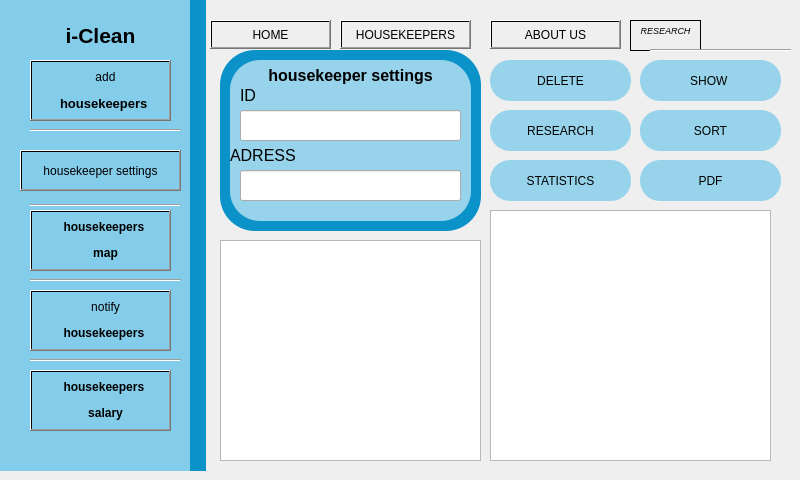
    <widget class="QWidget" name="page_2">
     <widget class="QStackedWidget" name="stackedWidget_2">
      <property name="geometry">
       <rect>
        <x>0</x>
        <y>0</y>
        <width>791</width>
        <height>471</height>
       </rect>
      </property>
      <property name="currentIndex">
       <number>0</number>
      </property>
      <widget class="QWidget" name="page_3">
       <widget class="QLabel" name="label_6">
        <property name="geometry">
         <rect>
          <x>0</x>
          <y>0</y>
          <width>841</width>
          <height>471</height>
         </rect>
        </property>
        <property name="text">
         <string/>
        </property>
        <property name="pixmap">
         <pixmap>../../../OneDrive - ESPRIT/Bureau/projet qt/arr.png</pixmap>
        </property>
       </widget>
       <widget class="QLabel" name="label_16">
        <property name="geometry">
         <rect>
          <x>0</x>
          <y>0</y>
          <width>191</width>
          <height>471</height>
         </rect>
        </property>
        <property name="styleSheet">
         <string notr="true">background-color: rgb(131, 204, 234);</string>
        </property>
        <property name="text">
         <string/>
        </property>
       </widget>
       <widget class="QLabel" name="label_22">
        <property name="geometry">
         <rect>
          <x>190</x>
          <y>0</y>
          <width>16</width>
          <height>471</height>
         </rect>
        </property>
        <property name="styleSheet">
         <string notr="true">background-color: rgb(10, 146, 201);</string>
        </property>
        <property name="text">
         <string/>
        </property>
       </widget>
       <widget class="QLabel" name="label_23">
        <property name="geometry">
         <rect>
          <x>50</x>
          <y>20</y>
          <width>101</width>
          <height>31</height>
         </rect>
        </property>
        <property name="text">
         <string>&lt;html&gt;&lt;head/&gt;&lt;body&gt;&lt;p align=&quot;center&quot;&gt;&lt;span style=&quot; font-size:16pt; font-weight:700;&quot;&gt;i-Clean&lt;/span&gt;&lt;/p&gt;&lt;/body&gt;&lt;/html&gt;</string>
        </property>
       </widget>
       <widget class="QLabel" name="label_24">
        <property name="geometry">
         <rect>
          <x>40</x>
          <y>370</y>
          <width>131</width>
          <height>61</height>
         </rect>
        </property>
        <property name="styleSheet">
         <string notr="true">font: 11pt &quot;Sitka&quot;;</string>
        </property>
        <property name="text">
         <string>&lt;html&gt;&lt;head/&gt;&lt;body&gt;&lt;p align=&quot;center&quot;&gt;&lt;span style=&quot; font-weight:700;&quot;&gt;housekeepers &lt;/span&gt;&lt;/p&gt;&lt;p align=&quot;center&quot;&gt;&lt;span style=&quot; font-weight:700;&quot;&gt;salary&lt;/span&gt;&lt;/p&gt;&lt;/body&gt;&lt;/html&gt;</string>
        </property>
       </widget>
       <widget class="Line" name="line_6">
        <property name="geometry">
         <rect>
          <x>30</x>
          <y>190</y>
          <width>151</width>
          <height>31</height>
         </rect>
        </property>
        <property name="orientation">
         <enum>Qt::Orientation::Horizontal</enum>
        </property>
       </widget>
       <widget class="QPushButton" name="pushButton_8">
        <property name="geometry">
         <rect>
          <x>30</x>
          <y>210</y>
          <width>141</width>
          <height>61</height>
         </rect>
        </property>
        <property name="styleSheet">
         <string notr="true">background-color: qlineargradient(spread:pad, x1:0, y1:0, x2:0, y2:0, stop:0 rgba(0, 0, 0, 0), stop:1 rgba(255, 255, 255, 255));</string>
        </property>
        <property name="text">
         <string/>
        </property>
       </widget>
       <widget class="QPushButton" name="pushButton_9">
        <property name="geometry">
         <rect>
          <x>30</x>
          <y>370</y>
          <width>141</width>
          <height>61</height>
         </rect>
        </property>
        <property name="styleSheet">
         <string notr="true">background-color: qlineargradient(spread:pad, x1:0, y1:0, x2:0, y2:0, stop:0 rgba(0, 0, 0, 0), stop:1 rgba(255, 255, 255, 255));</string>
        </property>
        <property name="text">
         <string/>
        </property>
       </widget>
       <widget class="QLabel" name="label_25">
        <property name="geometry">
         <rect>
          <x>40</x>
          <y>290</y>
          <width>131</width>
          <height>61</height>
         </rect>
        </property>
        <property name="styleSheet">
         <string notr="true">font: 11pt &quot;Sitka&quot;;</string>
        </property>
        <property name="text">
         <string>&lt;html&gt;&lt;head/&gt;&lt;body&gt;&lt;p align=&quot;center&quot;&gt;notify&lt;/p&gt;&lt;p align=&quot;center&quot;&gt;&lt;span style=&quot; font-weight:700;&quot;&gt;housekeepers &lt;/span&gt;&lt;/p&gt;&lt;/body&gt;&lt;/html&gt;</string>
        </property>
       </widget>
       <widget class="Line" name="line_7">
        <property name="geometry">
         <rect>
          <x>30</x>
          <y>120</y>
          <width>151</width>
          <height>20</height>
         </rect>
        </property>
        <property name="orientation">
         <enum>Qt::Orientation::Horizontal</enum>
        </property>
       </widget>
       <widget class="QPushButton" name="pushButton_12">
        <property name="geometry">
         <rect>
          <x>30</x>
          <y>290</y>
          <width>141</width>
          <height>61</height>
         </rect>
        </property>
        <property name="styleSheet">
         <string notr="true">background-color: qlineargradient(spread:pad, x1:0, y1:0, x2:0, y2:0, stop:0 rgba(0, 0, 0, 0), stop:1 rgba(255, 255, 255, 255));</string>
        </property>
        <property name="text">
         <string/>
        </property>
       </widget>
       <widget class="Line" name="line_8">
        <property name="geometry">
         <rect>
          <x>30</x>
          <y>350</y>
          <width>151</width>
          <height>20</height>
         </rect>
        </property>
        <property name="orientation">
         <enum>Qt::Orientation::Horizontal</enum>
        </property>
       </widget>
       <widget class="QLabel" name="label_27">
        <property name="geometry">
         <rect>
          <x>40</x>
          <y>210</y>
          <width>131</width>
          <height>61</height>
         </rect>
        </property>
        <property name="styleSheet">
         <string notr="true">font: 11pt &quot;Sitka&quot;;</string>
        </property>
        <property name="text">
         <string>&lt;html&gt;&lt;head/&gt;&lt;body&gt;&lt;p align=&quot;center&quot;&gt;&lt;span style=&quot; font-weight:700;&quot;&gt;housekeepers &lt;/span&gt;&lt;/p&gt;&lt;p align=&quot;center&quot;&gt;&lt;span style=&quot; font-weight:700;&quot;&gt;map&lt;/span&gt;&lt;/p&gt;&lt;/body&gt;&lt;/html&gt;</string>
        </property>
       </widget>
       <widget class="Line" name="line_9">
        <property name="geometry">
         <rect>
          <x>30</x>
          <y>270</y>
          <width>151</width>
          <height>20</height>
         </rect>
        </property>
        <property name="orientation">
         <enum>Qt::Orientation::Horizontal</enum>
        </property>
       </widget>
       <widget class="QPushButton" name="pushButton_14">
        <property name="geometry">
         <rect>
          <x>210</x>
          <y>20</y>
          <width>121</width>
          <height>29</height>
         </rect>
        </property>
        <property name="styleSheet">
         <string notr="true">background-color: qlineargradient(spread:pad, x1:0, y1:0, x2:0, y2:0, stop:0 rgba(0, 0, 0, 0), stop:1 rgba(255, 255, 255, 255));</string>
        </property>
        <property name="text">
         <string>HOME</string>
        </property>
       </widget>
       <widget class="QToolButton" name="toolButton_4">
        <property name="geometry">
         <rect>
          <x>490</x>
          <y>20</y>
          <width>131</width>
          <height>29</height>
         </rect>
        </property>
        <property name="styleSheet">
         <string notr="true">background-color: qlineargradient(spread:pad, x1:0, y1:0, x2:0, y2:0, stop:0 rgba(0, 0, 0, 0), stop:1 rgba(255, 255, 255, 255));</string>
        </property>
        <property name="text">
         <string>ABOUT US</string>
        </property>
       </widget>
       <widget class="QToolButton" name="toolButton_5">
        <property name="geometry">
         <rect>
          <x>340</x>
          <y>20</y>
          <width>131</width>
          <height>29</height>
         </rect>
        </property>
        <property name="styleSheet">
         <string notr="true">background-color: qlineargradient(spread:pad, x1:0, y1:0, x2:0, y2:0, stop:0 rgba(0, 0, 0, 0), stop:1 rgba(255, 255, 255, 255));</string>
        </property>
        <property name="text">
         <string>HOUSEKEEPERS</string>
        </property>
       </widget>
       <widget class="QTextEdit" name="textEdit_2">
        <property name="geometry">
         <rect>
          <x>630</x>
          <y>20</y>
          <width>71</width>
          <height>31</height>
         </rect>
        </property>
        <property name="styleSheet">
         <string notr="true">background-color: qlineargradient(spread:pad, x1:0, y1:0, x2:0, y2:0, stop:0 rgba(0, 0, 0, 0), stop:1 rgba(255, 255, 255, 255));</string>
        </property>
        <property name="html">
         <string>&lt;!DOCTYPE HTML PUBLIC &quot;-//W3C//DTD HTML 4.0//EN&quot; &quot;http://www.w3.org/TR/REC-html40/strict.dtd&quot;&gt;
&lt;html&gt;&lt;head&gt;&lt;meta name=&quot;qrichtext&quot; content=&quot;1&quot; /&gt;&lt;meta charset=&quot;utf-8&quot; /&gt;&lt;style type=&quot;text/css&quot;&gt;
p, li { white-space: pre-wrap; }
hr { height: 1px; border-width: 0; }
li.unchecked::marker { content: &quot;\2610&quot;; }
li.checked::marker { content: &quot;\2612&quot;; }
&lt;/style&gt;&lt;/head&gt;&lt;body style=&quot; font-family:'Segoe UI'; font-size:9pt; font-weight:400; font-style:normal;&quot;&gt;
&lt;p align=&quot;center&quot; style=&quot; margin-top:0px; margin-bottom:0px; margin-left:0px; margin-right:0px; -qt-block-indent:0; text-indent:0px;&quot;&gt;&lt;span style=&quot; font-size:7pt; font-style:italic;&quot;&gt;RESEARCH&lt;/span&gt;&lt;/p&gt;&lt;/body&gt;&lt;/html&gt;</string>
        </property>
       </widget>
       <widget class="Line" name="line_10">
        <property name="geometry">
         <rect>
          <x>650</x>
          <y>40</y>
          <width>151</width>
          <height>20</height>
         </rect>
        </property>
        <property name="orientation">
         <enum>Qt::Orientation::Horizontal</enum>
        </property>
       </widget>
       <widget class="QLabel" name="label_29">
        <property name="geometry">
         <rect>
          <x>490</x>
          <y>60</y>
          <width>141</width>
          <height>41</height>
         </rect>
        </property>
        <property name="styleSheet">
         <string notr="true">background-color: rgb(151, 211, 235);
border-radius: 20px;
border-width: 10px;
border-color: qlineargradient(spread:pad, x1:0, y1:0, x2:1, y2:1, stop:0 rgba(10, 146, 201, 255), stop:1 rgba(255, 255, 255, 255));</string>
        </property>
        <property name="text">
         <string/>
        </property>
       </widget>
       <widget class="QPushButton" name="pushButton_supprimer">
        <property name="geometry">
         <rect>
          <x>490</x>
          <y>60</y>
          <width>141</width>
          <height>41</height>
         </rect>
        </property>
        <property name="styleSheet">
         <string notr="true">border-radius: 20px;</string>
        </property>
        <property name="text">
         <string>DELETE</string>
        </property>
       </widget>
       <widget class="QLabel" name="label_31">
        <property name="geometry">
         <rect>
          <x>640</x>
          <y>60</y>
          <width>141</width>
          <height>41</height>
         </rect>
        </property>
        <property name="styleSheet">
         <string notr="true">background-color: rgb(151, 211, 235);
border-radius: 20px;
border-width: 10px;
border-color: qlineargradient(spread:pad, x1:0, y1:0, x2:1, y2:1, stop:0 rgba(10, 146, 201, 255), stop:1 rgba(255, 255, 255, 255));</string>
        </property>
        <property name="text">
         <string/>
        </property>
       </widget>
       <widget class="QPushButton" name="pushButton_afficher">
        <property name="geometry">
         <rect>
          <x>640</x>
          <y>60</y>
          <width>141</width>
          <height>41</height>
         </rect>
        </property>
        <property name="styleSheet">
         <string notr="true">border-radius: 20px;</string>
        </property>
        <property name="text">
         <string>SHOW </string>
        </property>
       </widget>
       <widget class="Line" name="line_11">
        <property name="geometry">
         <rect>
          <x>30</x>
          <y>120</y>
          <width>151</width>
          <height>20</height>
         </rect>
        </property>
        <property name="orientation">
         <enum>Qt::Orientation::Horizontal</enum>
        </property>
       </widget>
       <widget class="QPushButton" name="pushButton_16">
        <property name="geometry">
         <rect>
          <x>30</x>
          <y>60</y>
          <width>141</width>
          <height>61</height>
         </rect>
        </property>
        <property name="styleSheet">
         <string notr="true">background-color: qlineargradient(spread:pad, x1:0, y1:0, x2:0, y2:0, stop:0 rgba(0, 0, 0, 0), stop:1 rgba(255, 255, 255, 255));</string>
        </property>
        <property name="text">
         <string/>
        </property>
       </widget>
       <widget class="QLabel" name="label_37">
        <property name="geometry">
         <rect>
          <x>40</x>
          <y>60</y>
          <width>131</width>
          <height>61</height>
         </rect>
        </property>
        <property name="styleSheet">
         <string notr="true">font: 11pt &quot;Sitka&quot;;</string>
        </property>
        <property name="text">
         <string>&lt;html&gt;&lt;head/&gt;&lt;body&gt;&lt;p align=&quot;center&quot;&gt;add&lt;/p&gt;&lt;p align=&quot;center&quot;&gt;&lt;span style=&quot; font-size:10pt; font-weight:700;&quot;&gt;housekeepers &lt;/span&gt;&lt;/p&gt;&lt;/body&gt;&lt;/html&gt;</string>
        </property>
       </widget>
       <widget class="QPushButton" name="pushButton_10">
        <property name="geometry">
         <rect>
          <x>20</x>
          <y>150</y>
          <width>161</width>
          <height>41</height>
         </rect>
        </property>
        <property name="styleSheet">
         <string notr="true">background-color: qlineargradient(spread:pad, x1:0, y1:0, x2:0, y2:0, stop:0 rgba(0, 0, 0, 0), stop:1 rgba(255, 255, 255, 255));</string>
        </property>
        <property name="text">
         <string>housekeeper settings</string>
        </property>
       </widget>
       <widget class="QTableView" name="tableView1">
        <property name="geometry">
         <rect>
          <x>220</x>
          <y>240</y>
          <width>261</width>
          <height>221</height>
         </rect>
        </property>
       </widget>
       <widget class="QLabel" name="label_30">
        <property name="geometry">
         <rect>
          <x>490</x>
          <y>110</y>
          <width>141</width>
          <height>41</height>
         </rect>
        </property>
        <property name="styleSheet">
         <string notr="true">background-color: rgb(151, 211, 235);
border-radius: 20px;
border-width: 10px;
border-color: qlineargradient(spread:pad, x1:0, y1:0, x2:1, y2:1, stop:0 rgba(10, 146, 201, 255), stop:1 rgba(255, 255, 255, 255));</string>
        </property>
        <property name="text">
         <string/>
        </property>
       </widget>
       <widget class="QPushButton" name="pushButton_rechercher">
        <property name="geometry">
         <rect>
          <x>490</x>
          <y>110</y>
          <width>141</width>
          <height>41</height>
         </rect>
        </property>
        <property name="styleSheet">
         <string notr="true">border-radius: 20px;</string>
        </property>
        <property name="text">
         <string>RESEARCH</string>
        </property>
       </widget>
       <widget class="QLabel" name="label_35">
        <property name="geometry">
         <rect>
          <x>640</x>
          <y>110</y>
          <width>141</width>
          <height>41</height>
         </rect>
        </property>
        <property name="styleSheet">
         <string notr="true">background-color: rgb(151, 211, 235);
border-radius: 20px;
border-width: 10px;
border-color: qlineargradient(spread:pad, x1:0, y1:0, x2:1, y2:1, stop:0 rgba(10, 146, 201, 255), stop:1 rgba(255, 255, 255, 255));</string>
        </property>
        <property name="text">
         <string/>
        </property>
       </widget>
       <widget class="QPushButton" name="pushButton_trier">
        <property name="geometry">
         <rect>
          <x>640</x>
          <y>110</y>
          <width>141</width>
          <height>41</height>
         </rect>
        </property>
        <property name="styleSheet">
         <string notr="true">border-radius: 20px;</string>
        </property>
        <property name="text">
         <string>SORT</string>
        </property>
       </widget>
       <widget class="QLabel" name="label_73">
        <property name="geometry">
         <rect>
          <x>490</x>
          <y>160</y>
          <width>141</width>
          <height>41</height>
         </rect>
        </property>
        <property name="styleSheet">
         <string notr="true">background-color: rgb(151, 211, 235);
border-radius: 20px;
border-width: 10px;
border-color: qlineargradient(spread:pad, x1:0, y1:0, x2:1, y2:1, stop:0 rgba(10, 146, 201, 255), stop:1 rgba(255, 255, 255, 255));</string>
        </property>
        <property name="text">
         <string/>
        </property>
       </widget>
       <widget class="QPushButton" name="pushButton_stat">
        <property name="geometry">
         <rect>
          <x>490</x>
          <y>160</y>
          <width>141</width>
          <height>41</height>
         </rect>
        </property>
        <property name="styleSheet">
         <string notr="true">border-radius: 20px;</string>
        </property>
        <property name="text">
         <string>STATISTICS</string>
        </property>
       </widget>
       <widget class="QLabel" name="label_26">
        <property name="geometry">
         <rect>
          <x>220</x>
          <y>50</y>
          <width>261</width>
          <height>181</height>
         </rect>
        </property>
        <property name="styleSheet">
         <string notr="true">background-color: rgb(10, 146, 201);
border-radius: 35px;
border-width: 10px;
border-color: qlineargradient(spread:pad, x1:0, y1:0, x2:1, y2:1, stop:0 rgba(10, 146, 201, 255), stop:1 rgba(255, 255, 255, 255));</string>
        </property>
        <property name="text">
         <string/>
        </property>
       </widget>
       <widget class="QLabel" name="label_28">
        <property name="geometry">
         <rect>
          <x>230</x>
          <y>60</y>
          <width>241</width>
          <height>161</height>
         </rect>
        </property>
        <property name="styleSheet">
         <string notr="true">background-color: rgb(151, 211, 235);
border-radius: 30px;
border-width: 10px;
border-color: qlineargradient(spread:pad, x1:0, y1:0, x2:1, y2:1, stop:0 rgba(10, 146, 201, 255), stop:1 rgba(255, 255, 255, 255));</string>
        </property>
        <property name="text">
         <string/>
        </property>
       </widget>
       <widget class="QLabel" name="label_34">
        <property name="geometry">
         <rect>
          <x>240</x>
          <y>40</y>
          <width>221</width>
          <height>71</height>
         </rect>
        </property>
        <property name="text">
         <string>&lt;html&gt;&lt;head/&gt;&lt;body&gt;&lt;p align=&quot;center&quot;&gt;&lt;span style=&quot; font-size:12pt; font-weight:700;&quot;&gt;housekeeper settings&lt;/span&gt;&lt;/p&gt;&lt;/body&gt;&lt;/html&gt;</string>
        </property>
       </widget>
       <widget class="QLabel" name="label_32">
        <property name="geometry">
         <rect>
          <x>240</x>
          <y>80</y>
          <width>63</width>
          <height>31</height>
         </rect>
        </property>
        <property name="text">
         <string>&lt;html&gt;&lt;head/&gt;&lt;body&gt;&lt;p&gt;&lt;span style=&quot; font-size:12pt;&quot;&gt;ID&lt;/span&gt;&lt;/p&gt;&lt;/body&gt;&lt;/html&gt;</string>
        </property>
       </widget>
       <widget class="QLineEdit" name="lineEditSupprimer">
        <property name="geometry">
         <rect>
          <x>240</x>
          <y>110</y>
          <width>221</width>
          <height>31</height>
         </rect>
        </property>
       </widget>
       <widget class="QLabel" name="label_33">
        <property name="geometry">
         <rect>
          <x>230</x>
          <y>140</y>
          <width>81</width>
          <height>31</height>
         </rect>
        </property>
        <property name="text">
         <string>&lt;html&gt;&lt;head/&gt;&lt;body&gt;&lt;p&gt;&lt;span style=&quot; font-size:12pt;&quot;&gt;ADRESS&lt;/span&gt;&lt;/p&gt;&lt;/body&gt;&lt;/html&gt;</string>
        </property>
       </widget>
       <widget class="QLineEdit" name="lineEditAfficher">
        <property name="geometry">
         <rect>
          <x>240</x>
          <y>170</y>
          <width>221</width>
          <height>31</height>
         </rect>
        </property>
       </widget>
       <widget class="QLabel" name="label_74">
        <property name="geometry">
         <rect>
          <x>640</x>
          <y>160</y>
          <width>141</width>
          <height>41</height>
         </rect>
        </property>
        <property name="styleSheet">
         <string notr="true">background-color: rgb(151, 211, 235);
border-radius: 20px;
border-width: 10px;
border-color: qlineargradient(spread:pad, x1:0, y1:0, x2:1, y2:1, stop:0 rgba(10, 146, 201, 255), stop:1 rgba(255, 255, 255, 255));</string>
        </property>
        <property name="text">
         <string/>
        </property>
       </widget>
       <widget class="QPushButton" name="pushButton_pdf">
        <property name="geometry">
         <rect>
          <x>640</x>
          <y>160</y>
          <width>141</width>
          <height>41</height>
         </rect>
        </property>
        <property name="styleSheet">
         <string notr="true">border-radius: 20px;</string>
        </property>
        <property name="text">
         <string>PDF</string>
        </property>
       </widget>
       <widget class="QGraphicsView" name="graphic">
        <property name="geometry">
         <rect>
          <x>490</x>
          <y>210</y>
          <width>281</width>
          <height>251</height>
         </rect>
        </property>
       </widget>
      </widget>
      <widget class="QWidget" name="page_4"/>
     </widget>
    </widget>
